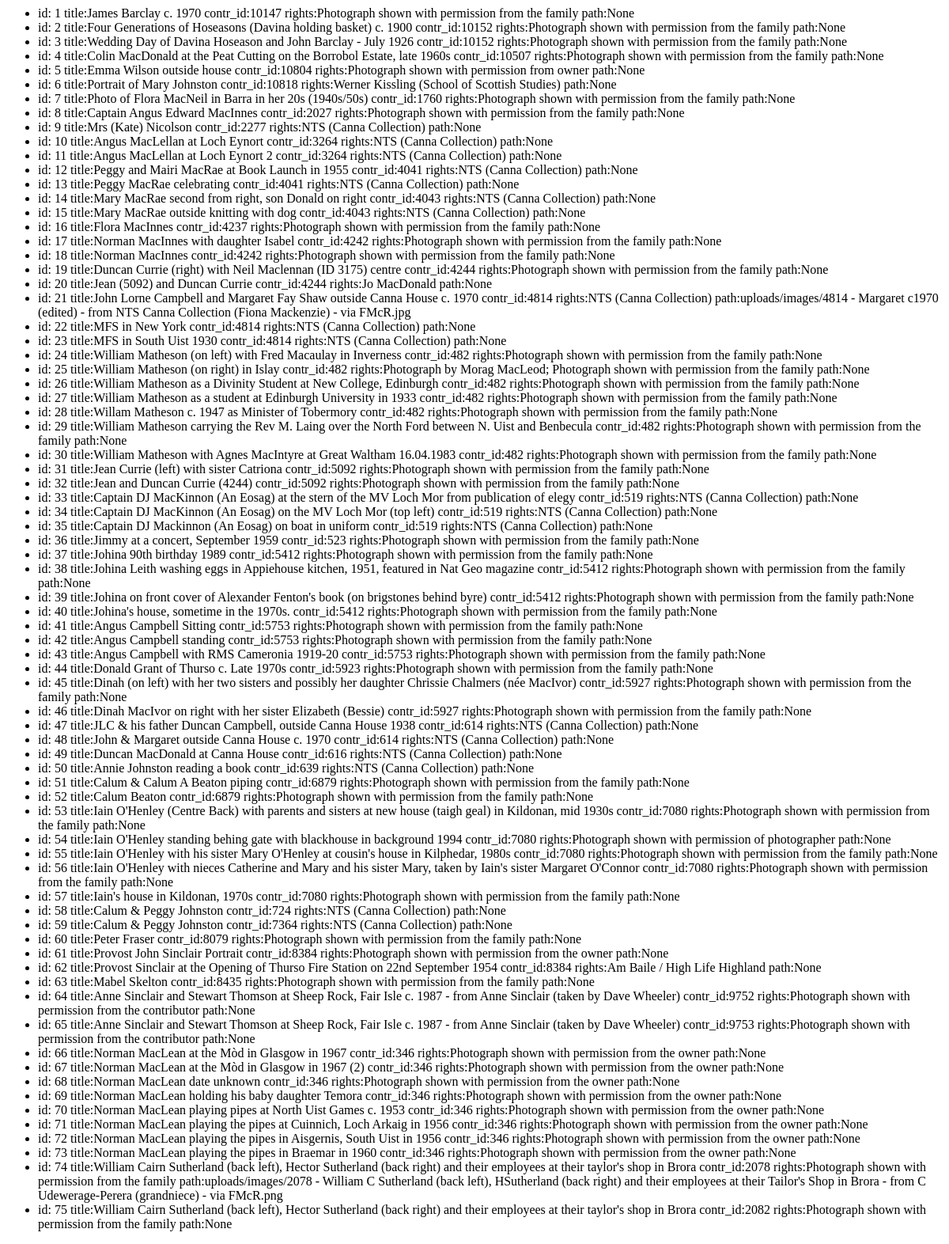
/all_images, run on an earlier commit of the app's database.
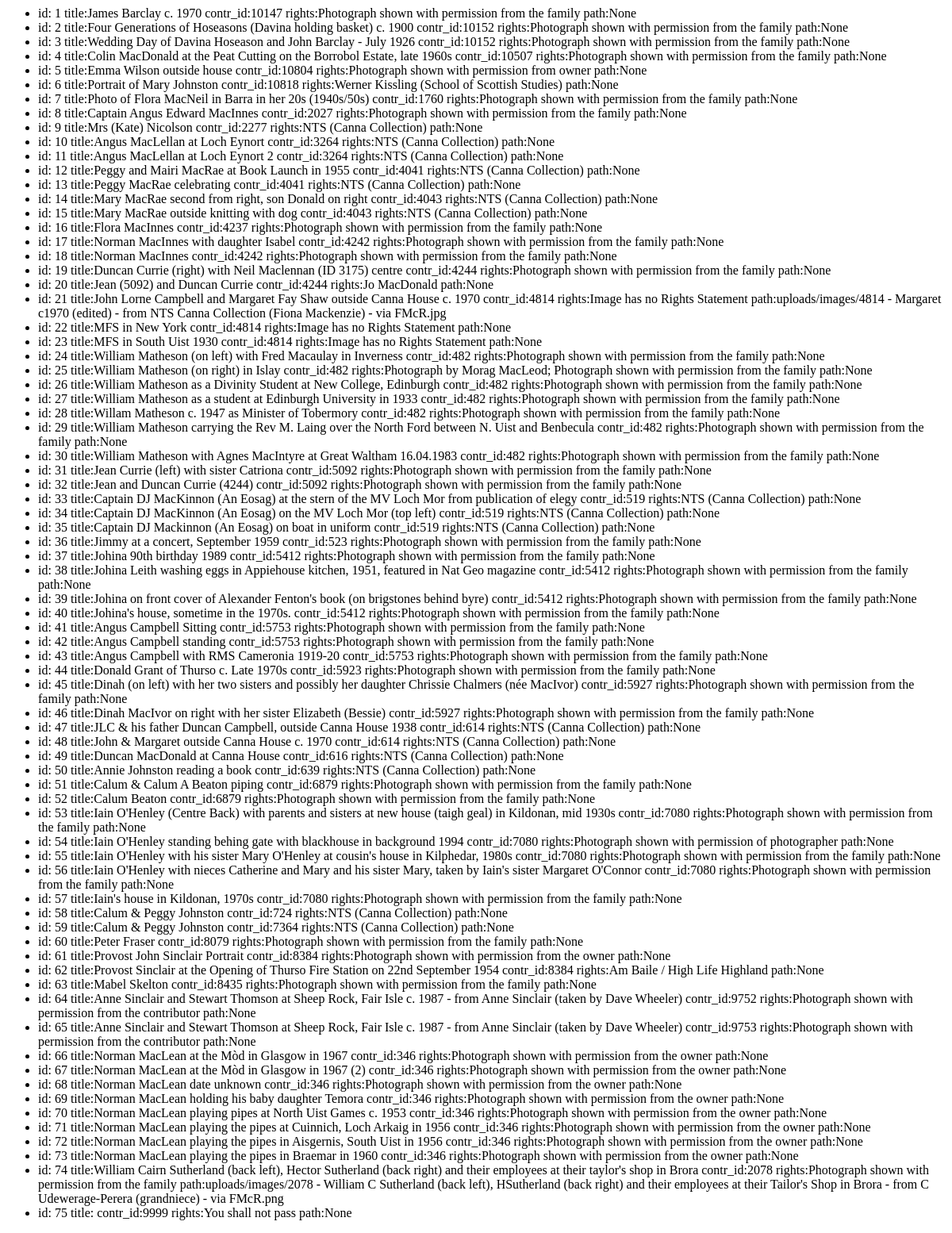
And on a later commit of the database.
### tad_uploader/models.py (models this page shows, shortened)
class Image(db.Model):
    id = db.Column(db.Integer, primary_key=True)
    contributor_id = db.Column(db.Integer, nullable=False)
    title = db.Column(db.String(500))
    rights = db.Column(db.String(500))
    path = db.Column(db.String(150))

### tad_uploader/uploader.py (the view)
@bp.route('/all_images')
def get_images():
    images = Image.query.all()
    return render_template('view_images.html', images=images)

### tad_uploader/templates/view_images.html
<ul>
    {% for i in images %} <li>
        id: {{ i.id }}
        title:{{ i.title }}
        contr_id:{{ i.contributor_id }}
        rights:{{ i.rights }}
        path:{{ i.path }}
    </li>
    {%  endfor %}
</ul>

What changed in the data, as far as the page shows it:
changed Image "John Lorne Campbell and Margaret Fay Shaw outside Canna House c. 1970": rights "NTS (Canna Collection)" → "Image has no Rights Statement"
changed Image "MFS in New York": rights "NTS (Canna Collection)" → "Image has no Rights Statement"
changed Image "MFS in South Uist 1930": rights "NTS (Canna Collection)" → "Image has no Rights Statement"
changed Image id 75: contributor_id "2082" → "9999"; rights "Photograph shown with permission from the family" → "You shall not pass"; title "William Cairn Sutherland (back left), Hector Sutherland (back right) and their employees at their taylor's shop in Brora" → (not shown)
